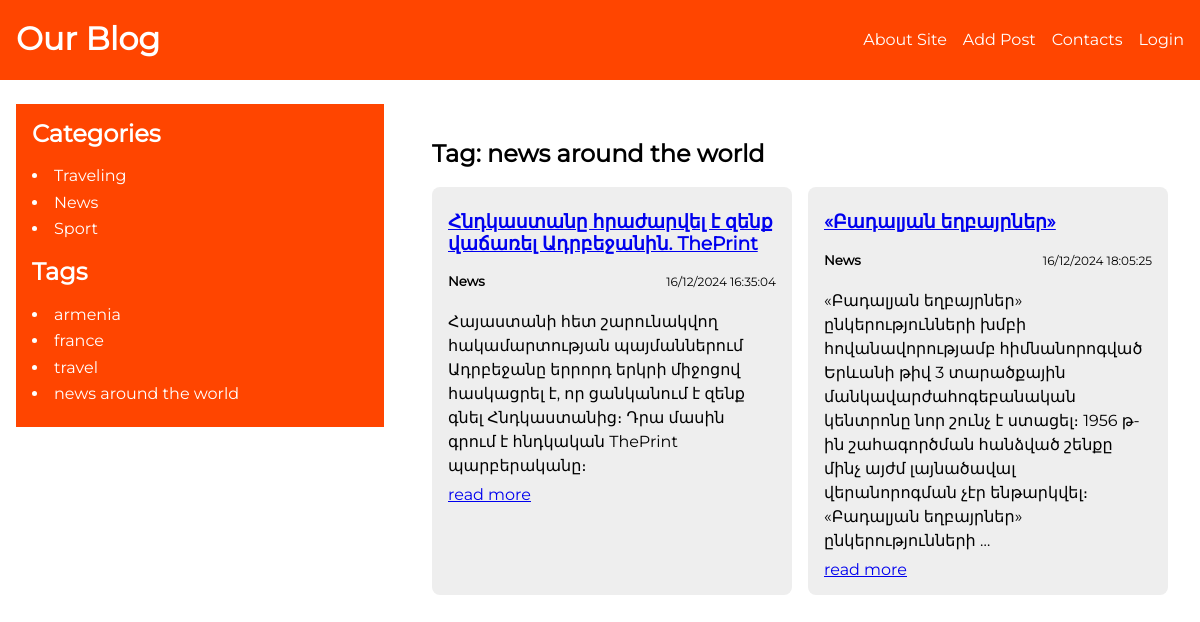
The page /tags/nws-slug/ on the database as committed earlier.
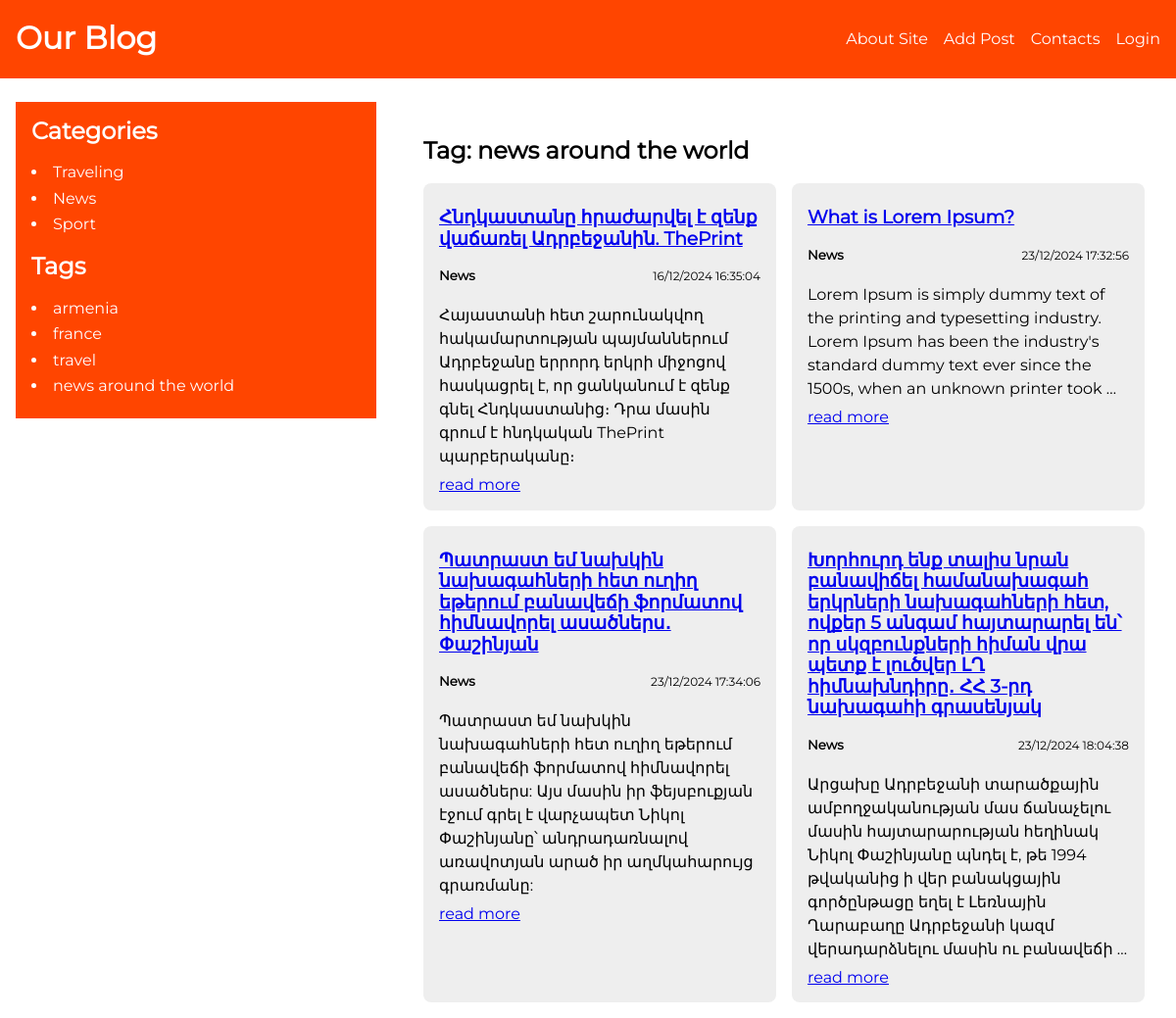
The same page on the database as committed later.
### blog/models.py (models this page shows, shortened)
class Category(models.Model):
	name = models.CharField(max_length=255, db_index=True)
	slug = models.SlugField(max_length=255, unique=True, db_index=True)
	def __str__(self):
		return self.name
	def get_absolute_url(self):
		return reverse("category", kwargs={"cat_slug": self.slug})
	class Meta:
		verbose_name = "Category"
		verbose_name_plural = "Categories"

class ArticleTags(models.Model):
	tag = models.CharField(max_length=255, db_index=True)
	slug = models.SlugField(max_length=255, unique=True, db_index=True)
	def get_absolute_url(self):
		return reverse("tag", kwargs={"tag_slug": self.slug})

class Article(models.Model):
	class Status(models.IntegerChoices):
		DRAFT = 0, "Draft"
		PUBLISHED = 1, "Published"
	title = models.CharField(
		max_length=100,
		verbose_name="Վերնագիր",
		validators=[
			MinLengthValidator(3, message="Համոզվեք որ 3 տառից ավել եք գրել"),
		]
	)
	slug = models.SlugField(
		max_length=255,
		unique=True,
		db_index=True,
		null=True,
		verbose_name="Ցուցիչ"
	)
	photo = models.ImageField(
		upload_to="photos/%Y/%m/%d/",
		default=None,
		blank=True,
		null=True,
		verbose_name="Նյութի նկար"
	)
	content = models.TextField(
		blank=True,
		verbose_name="Նյութի կոնտենտ"
	)
	time_create = models.DateTimeField(
		auto_now_add=True,
		verbose_name="Հրապարակման ամսաթիվ"
	)
	time_update = models.DateTimeField(
		auto_now=True,
		verbose_name="Փոփոխման ամսաթիվ"
	)
	is_published = models.BooleanField(
		choices=tuple(
			map(lambda x: (bool(x[0]), x[1]), Status.choices)
		),
		default=Status.PUBLISHED,
		verbose_name="Հրապարակել թե՞ ոչ"
	)
	category = models.ForeignKey(
		"Category",
		on_delete=models.CASCADE,
		related_name="items",
		verbose_name="Կատեգորիաներ"
	)
	tags = models.ManyToManyField(
		"ArticleTags",
		blank=True,
		related_name="tags",
		verbose_name="Թեգեր"
	)
	adv = models.OneToOneField(
		"Adv",
		on_delete=models.SET_NULL,
		related_name="adv",
		verbose_name="Գովազդներ",
		null=True,
		blank=True
	)
	author = models.ForeignKey(
		"Author",
		on_delete=models.CASCADE,
		related_name="author",
		verbose_name="Հեղինակ"
	)
	objects = models.Manager()
	published = ArticleManager()
	def get_absolute_url(self):
		return reverse("article", kwargs={"article_slug": self.slug})
	class Meta:
		ordering = ["time_create"]
		indexes = [
			models.Index(fields=["time_create"])
		]

### blog/views.py (the view)
# urls.py: path("tags/<slug:tag_slug>/", views.show_tags, name="tag")
def show_tags(request, tag_slug):
	tag = get_object_or_404(ArticleTags, slug=tag_slug)
	articles = tag.tags.filter(is_published=Article.Status.PUBLISHED)
	data = {
		"title": f"Tag: {tag.tag}",
		"articles": articles,
	}
	return render(request, "blog/show-tags.html", data)

### blog/context.py (called while the page is built)
def menu_context(request):
	return {
		"menu": [
			{
				"link_title": "About Site",
				"link_url": "about"
			},
			{
				"link_title": "Add Post",
				"link_url": "add_post"
			},
			{
				"link_title": "Contacts",
				"link_url": "contacts"
			},
			{
				"link_title": "Login",
				"link_url": "login"
			},
		],
	}

### blog/templatetags/blog_tags.py (called while the page is built)
@register.inclusion_tag("blog/includes/categories.html")
def show_categories(cat_selected=0):
	cats = Category.objects.all()
	return {"cats": cats, "cat_selected": cat_selected}

@register.inclusion_tag("blog/includes/tags.html")
def show_tags():
	return {"tags": ArticleTags.objects.all()}

### blog/templates/blog/show-tags.html
{% extends "base.html" %}
{% block tags %}
    <div class="articles__with__block__title">
        <h2>{{title}}</h2>
        <div class="category__items">
            {% for item in articles %}
                <div class="category__items__item">
                    <h3>
                        <a href="{{ item.get_absolute_url }}">{{item.title}}</a>
                    </h3>
                    <div class="item__cat__date">
                        <h5>{{item.category}}</h5>
                        <p>{{item.time_create|date:"d/m/Y H:i:s"}}</p>
                    </div>
                    <p>{{item.content|linebreaksbr|truncatewords:30}}</p>
                    <a href="{{ item.get_absolute_url }}">read more</a>
                </div>
            {% endfor %}
        </div>
    </div>
{% endblock %}

### blog/templates/blog/includes/categories.html
<h2>Categories</h2>
<ul class="categories">
    {% for cat in cats %}
        {% if cat.id == cat_selected %}
            <li class="active_cat">{{cat.name}}</li>
        {% else %}
            <li>
                <a class="category_item" href="{{ cat.get_absolute_url }}">{{cat.name}}</a>
            </li>
        {% endif %}
    {% endfor %}
</ul>

### blog/templates/blog/includes/tags.html
{% if tags %}
<h2>Tags</h2>
<ul class="tags">
    {% for tag in tags %}
    <li>
        <a class="category_item" href="{{ tag.get_absolute_url }}">{{tag.tag}}</a>
    </li>
    {% endfor %}
</ul>
{% endif %}

Rows that differ between the two databases and show on the page:
no longer on this page (row edited): Article: title "«Բադալյան եղբայրներ»", category "News", time_create "16/12/2024 18:05:25", content "«Բադալյան եղբայրներ» ընկերությունների խմբի հովանավորությամբ հիմնանորոգված Երևանի թիվ 3 տարածքային մանկավարժահոգեբանական կենտրոնը նոր շունչ է ստացել։ 1956 թ-ին շահագործման հանձված շենքը մինչ այժմ լայնածավալ վերանորոգման չէր ենթարկվել։ «Բադալյան եղբայրներ» ընկերությունների …"
added Article: title "What is Lorem Ipsum?", category "News", time_create "23/12/2024 17:32:56", content "Lorem Ipsum is simply dummy text of the printing and typesetting industry. Lorem Ipsum has been the industry's standard dummy text ever since the 1500s, when an unknown printer took …"
added Article: title "Պատրաստ եմ նախկին նախագահների հետ ուղիղ եթերում բանավեճի ֆորմատով հիմնավորել ասածներս․ Փաշինյան", category "News", time_create "23/12/2024 17:34:06", content "Պատրաստ եմ նախկին նախագահների հետ ուղիղ եթերում բանավեճի ֆորմատով հիմնավորել ասածներս: Այս մասին իր ֆեյսբուքյան էջում գրել է վարչապետ Նիկոլ Փաշինյանը՝ անդրադառնալով առավոտյան արած իր աղմկահարույց գրառմանը:"
added Article: title "Խորհուրդ ենք տալիս նրան բանավիճել համանախագահ երկրների նախագահների հետ, ովքեր 5 անգամ հայտարարել են՝ որ սկզբունքների հիման վրա պետք է լուծվեր ԼՂ հիմնախնդիրը․ ՀՀ 3-րդ նախագահի գրասենյակ", category "News", time_create "23/12/2024 18:04:38", content "Արցախը Ադրբեջանի տարածքային ամբողջականության մաս ճանաչելու մասին հայտարարության հեղինակ Նիկոլ Փաշինյանը պնդել է, թե 1994 թվականից ի վեր բանակցային գործընթացը եղել է Լեռնային Ղարաբաղը Ադրբեջանի կազմ վերադարձնելու մասին ու բանավեճի …"
